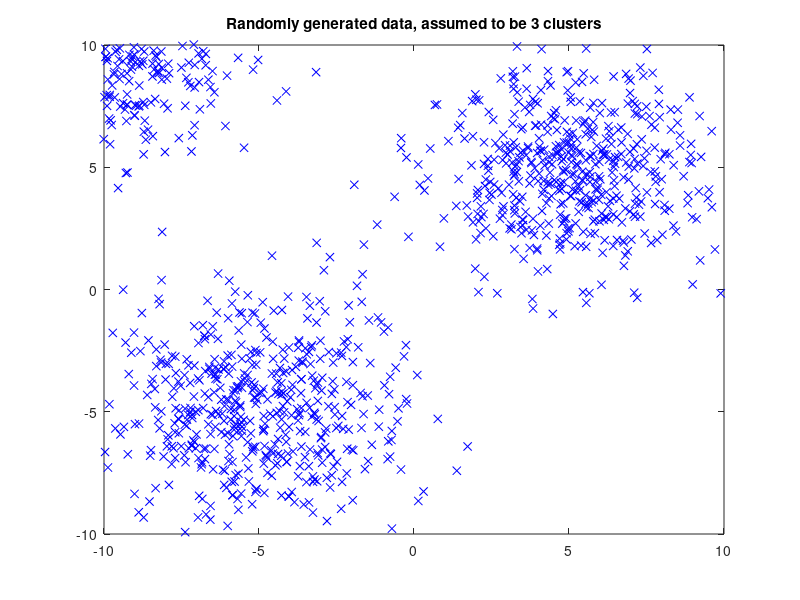

Reproduce this figure in MATLAB. (Note: this script raises an error after producing the figure.)
% generate some random 2-d data
figure;
data_one = mvnrnd([-5, -5], eye(2) * 5, 500);
data_two = mvnrnd([5, 5], eye(2) * 5, 500);
data_three = mvnrnd([-10, 10], eye(2) * 5, 500);
data = [data_one;data_two;data_three];
plot(data(:,1), data(:,2), 'bx');
title("Randomly generated data, assumed to be 3 clusters");
axis([-10 10 -10 10]);
saveas(gcf, 'problem-1-random-points.png');

% k-means cluster assignments, desired number of clusters = 3
k_means_assignments = k_means(data, 3);
% disp(k_means_assignments);

figure;
scatter(data(:,1), data(:,2), [], k_means_assignments);
title("Cluster assignments after training k-means and k=3");
axis([-10 10 -10 10]);
saveas(gcf, 'problem-1-random-points-CLUSTERED-k3.png');



% k-means cluster assignments, desired number of clusters = 3
k_means_assignments = k_means_spec(data, 3);
% disp(k_means_assignments);

figure;
scatter(data(:,1), data(:,2), [], k_means_assignments);
title("Spectral Cluster assignments after training k-means and k=3");
axis([-10 10 -10 10]);
saveas(gcf, 'problem-1-random-points-SPECTRAL-CLUSTERED-k3.png');